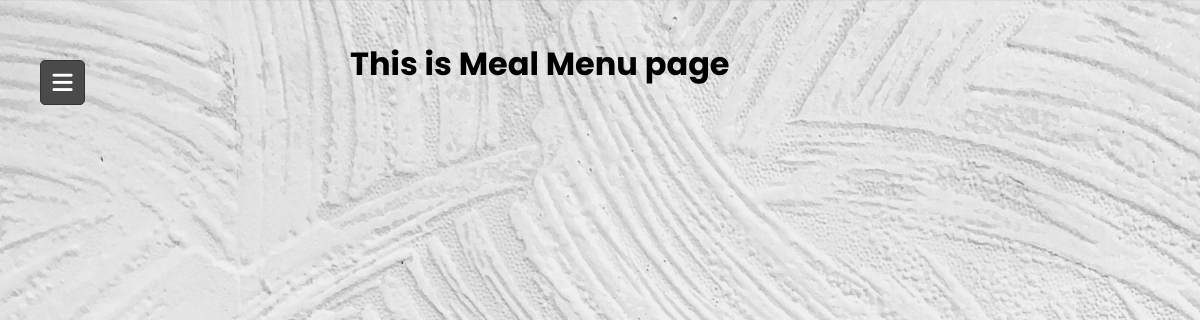
Before: /pages/student/meal_menu.php with the older database file.
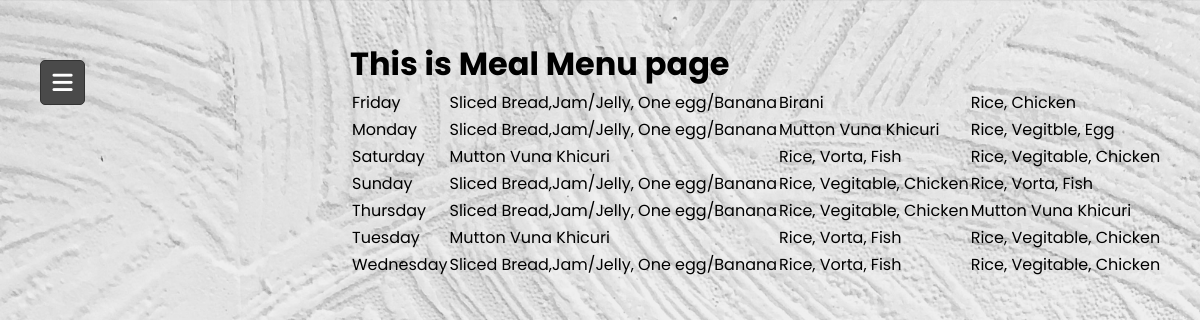
After: the same page with the newer database file.
### tables this page shows
CREATE TABLE `menu` (
  `day` varchar(255) NOT NULL,
  `breakfast_item` varchar(255) NOT NULL,
  `lunch_item` varchar(255) NOT NULL,
  `dinner_item` varchar(255) NOT NULL
);

### pages/student/meal_menu.php (the view, shortened to what this page needs)
<!DOCTYPE html>
<html lang="en" dir="ltr">
  <head>
    <link rel="stylesheet" href="../../css/meal_menu.css">
  </head>
  <body>
    <div>
      <?php include "std_nav.php" ?>
    </div>
    <div class="output">
        <h1>This is Meal Menu page</h1>
        <?php
        include_once '../../db/db.php';
        $sql = "SELECT * FROM menu";
        $result = mysqli_query($db, $sql);
        echo "<table>";
        while($row = mysqli_fetch_array($result)){
        echo "<tr><td>" . $row['day'] . "</td><td>" . $row['breakfast_item'] . "</td><td>" . $row['lunch_item'] . "</td><td>" . $row['dinner_item'] . "</td></tr>";
        }
        echo "</table>";
        ?>
    </div>
</body>
</html>

### pages/student/std_nav.php (shortened to what this page needs)
<!DOCTYPE html>
<html lang="en" dir="ltr">
  <head>
  </head>
  <body>
    <div class="wrapper">
      <label for="btn" class="menu-btn">
        <i class="fas fa-bars"></i>
      </label>
    </div>
  </body>
</html>

### css/meal_menu.css (style rules this page uses)
* { padding: 0; margin: 0; box-sizing: border-box; }
.output { margin-top: 40px; margin-left: 350px; }

### pages/student/std_nav.php (style rules this page uses)
* { margin: 0; padding: 0; box-sizing: border-box; font-family: 'Poppins', sans-serif; }
body { background: url("../img/welcome_std.jpg"); background-size: cover; background-repeat: repeat; }
.wrapper { height: 100%; width: 300px; position: relative; }
.wrapper .menu-btn { position: absolute; left: 40px; top: 20px; background: #4a4a4a; color: #fff; height: 45px; width: 45px; z-index: 9999; border: 1px solid #333; border-radius: 5px; cursor: pointer; display: flex; align-items: center; justify-content: center; transition: all 0.3s ease; }
.wrapper .menu-btn i { position: absolute; transform: ; font-size: 23px; transition: all 0.3s ease; }

Changed rows visible on the page:
added menu: day "Friday", breakfast_item "Sliced Bread,Jam/Jelly, One egg/Banana", lunch_item "Birani", dinner_item "Rice, Chicken"
added menu: day "Monday", breakfast_item "Sliced Bread,Jam/Jelly, One egg/Banana", lunch_item "Mutton Vuna Khicuri", dinner_item "Rice, Vegitble, Egg"
added menu: day "Saturday", breakfast_item "Mutton Vuna Khicuri", lunch_item "Rice, Vorta, Fish", dinner_item "Rice, Vegitable, Chicken"
added menu: day "Sunday", breakfast_item "Sliced Bread,Jam/Jelly, One egg/Banana", lunch_item "Rice, Vegitable, Chicken", dinner_item "Rice, Vorta, Fish"
added menu: day "Thursday", breakfast_item "Sliced Bread,Jam/Jelly, One egg/Banana", lunch_item "Rice, Vegitable, Chicken", dinner_item "Mutton Vuna Khicuri"
added menu: day "Tuesday", breakfast_item "Mutton Vuna Khicuri", lunch_item "Rice, Vorta, Fish", dinner_item "Rice, Vegitable, Chicken"
added menu: day "Wednesday", breakfast_item "Sliced Bread,Jam/Jelly, One egg/Banana", lunch_item "Rice, Vorta, Fish", dinner_item "Rice, Vegitable, Chicken"
